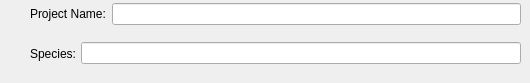
              <widget class="QWidget" name="page_12">
               <widget class="QWidget" name="layoutWidget">
                <property name="geometry">
                 <rect>
                  <x>30</x>
                  <y>3</y>
                  <width>491</width>
                  <height>22</height>
                 </rect>
                </property>
                <layout class="QHBoxLayout" name="horizontalLayout_14">
                 <item>
                  <widget class="QLabel" name="label_6">
                   <property name="text">
                    <string>Project Name:</string>
                   </property>
                  </widget>
                 </item>
                 <item>
                  <widget class="QLineEdit" name="lineEdit_4"/>
                 </item>
                </layout>
               </widget>
               <widget class="QWidget" name="layoutWidget">
                <property name="geometry">
                 <rect>
                  <x>30</x>
                  <y>33</y>
                  <width>491</width>
                  <height>41</height>
                 </rect>
                </property>
                <layout class="QHBoxLayout" name="horizontalLayout_34">
                 <item>
                  <widget class="QLabel" name="label_30">
                   <property name="sizePolicy">
                    <sizepolicy hsizetype="Maximum" vsizetype="Preferred">
                     <horstretch>0</horstretch>
                     <verstretch>0</verstretch>
                    </sizepolicy>
                   </property>
                   <property name="maximumSize">
                    <size>
                     <width>45</width>
                     <height>16777215</height>
                    </size>
                   </property>
                   <property name="text">
                    <string>Species:</string>
                   </property>
                  </widget>
                 </item>
                 <item>
                  <widget class="QLineEdit" name="lineEdit_13">
                   <property name="enabled">
                    <bool>true</bool>
                   </property>
                  </widget>
                 </item>
                </layout>
               </widget>
              </widget>
